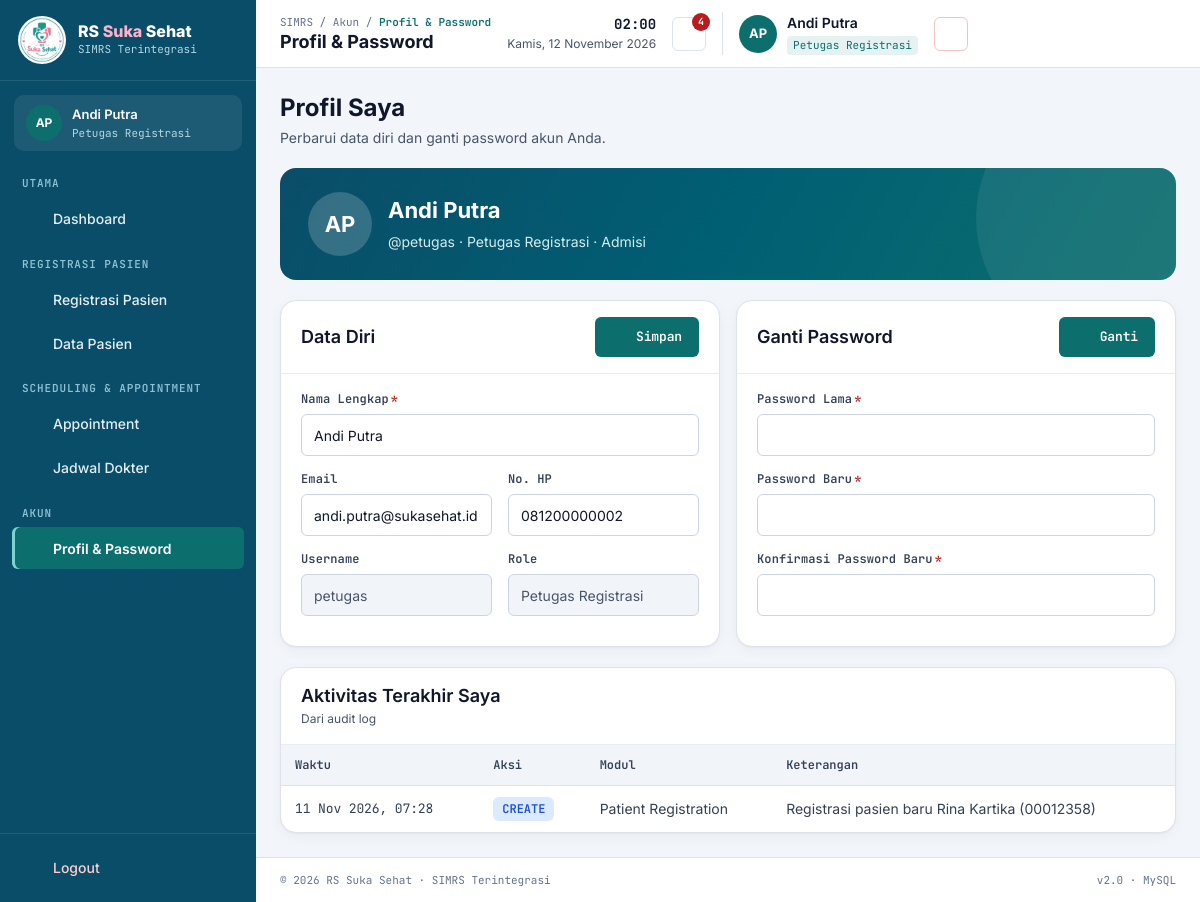
Page /portal.php?page=profil (signed in) on the committed database.
### tables this page shows
CREATE TABLE `users` (
  `id`            INT AUTO_INCREMENT PRIMARY KEY,
  `username`      VARCHAR(50)  NOT NULL UNIQUE,
  `password_hash` VARCHAR(255) NOT NULL,
  `full_name`     VARCHAR(120) NOT NULL,
  `email`         VARCHAR(120) NULL,
  `phone`         VARCHAR(20)  NULL,
  `role_id`       INT NOT NULL,
  `unit`          VARCHAR(80)  NULL,
  `is_active`     TINYINT(1) NOT NULL DEFAULT 1,
  `last_login`    DATETIME NULL,
  `created_at`    DATETIME NOT NULL DEFAULT CURRENT_TIMESTAMP,
  `updated_at`    DATETIME NULL ON UPDATE CURRENT_TIMESTAMP,
  FOREIGN KEY (`role_id`) REFERENCES `roles`(`id`)
);

CREATE TABLE `roles` (
  `id`          INT AUTO_INCREMENT PRIMARY KEY,
  `code`        VARCHAR(40)  NOT NULL UNIQUE,
  `name`        VARCHAR(80)  NOT NULL,
  `description` VARCHAR(255) NULL
);

CREATE TABLE `audit_logs` (
  `id`          BIGINT AUTO_INCREMENT PRIMARY KEY,
  `user_id`     INT NULL,
  `username`    VARCHAR(50) NULL,
  `action`      VARCHAR(40) NOT NULL,
  `module`      VARCHAR(60) NOT NULL,
  `description` VARCHAR(255) NULL,
  `ip_address`  VARCHAR(45) NULL,
  `created_at`  DATETIME NOT NULL DEFAULT CURRENT_TIMESTAMP,
  INDEX (`created_at`),
  FOREIGN KEY (`user_id`) REFERENCES `users`(`id`) ON DELETE SET NULL
);

### config/database.php (called while the page is built, shortened)
<?php
function db(): PDO
{
    static $pdo = null;
    if ($pdo === null) {
        $dsn = 'mysql:host=' . DB_HOST . ';port=' . DB_PORT . ';dbname=' . DB_NAME . ';charset=utf8mb4';
        $pdo = new PDO($dsn, DB_USER, DB_PASS, [
            PDO::ATTR_ERRMODE            => PDO::ERRMODE_EXCEPTION,
            PDO::ATTR_DEFAULT_FETCH_MODE => PDO::FETCH_ASSOC,
            PDO::ATTR_EMULATE_PREPARES   => false,
        ]);
    }
    return $pdo;
}

### pages/profile.php (the view, shortened to what this page needs)
<?php
$me   = q_one('SELECT u.*, r.name role_name FROM users u JOIN roles r ON r.id=u.role_id WHERE u.id=?', [$user['id']]);
$logs = q_all('SELECT * FROM audit_logs WHERE user_id=? ORDER BY created_at DESC LIMIT 8', [$user['id']]);
layout_start($PAGE['title'], $PAGE['key'], $PAGE['section']);
?>
<div class="content">
  <div class="page-head"><div><h2>Profil Saya</h2><p>Perbarui data diri dan ganti password akun Anda.</p></div></div>
  <section class="welcome" style="margin-bottom:20px">
    <div style="display:flex;gap:16px;align-items:center;position:relative;z-index:1">
      <div class="avatar" style="width:64px;height:64px;font-size:22px;background:rgba(255,255,255,.18)"><?= e(initials($me['full_name'])) ?></div>
      <div><h2><?= e($me['full_name']) ?></h2><p>@<?= e($me['username']) ?> · <?= e($me['role_name']) ?> · <?= e($me['unit']) ?></p></div>
    </div>
  </section>
  <section class="grid grid-2e mb">
    <form method="post" class="card">
      <div class="card-head"><h3>Data Diri</h3><button class="btn btn-primary"><?= icon('check', 16) ?> Simpan</button></div>
      <div class="card-body">
        <div class="field"><label>Nama Lengkap</label><input name="full_name" value="<?= e($me['full_name']) ?>" required></div>
        <div class="form-grid">
          <div class="field"><label>Email</label><input name="email" type="email" value="<?= e($me['email']) ?>"></div>
          <div class="field"><label>No. HP</label><input name="phone" value="<?= e($me['phone']) ?>"></div>
        </div>
        <div class="form-grid">
          <div class="field"><label>Username</label><input value="<?= e($me['username']) ?>" disabled></div>
          <div class="field"><label>Role</label><input value="<?= e($me['role_name']) ?>" disabled></div>
        </div>
      </div>
    </form>
    <form method="post" class="card">
      <div class="card-head"><h3>Ganti Password</h3><button class="btn btn-primary"><?= icon('key', 16) ?> Ganti</button></div>
      <div class="card-body">
        <div class="field"><label>Password Lama</label><input name="old" type="password" required></div>
        <div class="field"><label>Password Baru</label><input name="new" type="password" required minlength="<?= (int)setting('password_min_length', 8) ?>"></div>
        <div class="field"><label>Konfirmasi Password Baru</label><input name="confirm" type="password" required></div>
      </div>
    </form>
  </section>
  <div class="card">
    <div class="card-head"><div><h3>Aktivitas Terakhir Saya</h3><p>Dari audit log</p></div></div>
    <div class="table-wrap"><table class="table">
      <thead><tr><th>Waktu</th><th>Aksi</th><th>Modul</th><th>Keterangan</th></tr></thead>
      <tbody>
        <?php foreach ($logs as $l): ?><tr><td class="mono"><?= tgl($l['created_at'], true) ?></td><td><span class="badge info"><?= e($l['action']) ?></span></td><td><?= e($l['module']) ?></td><td><?= e($l['description']) ?></td></tr><?php endforeach; ?>
      </tbody>
    </table></div>
  </div>
</div>
<?php layout_end();

### includes/layout.php (shortened to what this page needs)
<?php
function notif_count(string $role): int
{
    try {
        switch ($role) {
            case 'petugas_registrasi': return (int)q_val("SELECT COUNT(*) FROM visits WHERE DATE(visit_date)=CURDATE() AND status='menunggu'");
        }
    } catch (Throwable $e) { return 0; }
}
function layout_start(string $title, string $activeKey, string $section = ''): void
{
    $u     = current_user();
    $menus = role_menus($u['role']);
    $notif = notif_count($u['role']);
    $hosp  = setting('hospital_name', 'RS Suka Sehat');
    ?>
<!doctype html>
<html lang="id">
<head>
<link rel="stylesheet" href="assets/simrs.css">
</head>
<body>
<div class="app">
  <aside class="sidebar" id="sidebar">
    <div class="sb-brand">
      <img src="assets/logo.png" alt="Logo">
      <div><strong>RS <span>Suka</span> Sehat</strong><small>SIMRS Terintegrasi</small></div>
    </div>
    <div class="sb-user">
      <div class="avatar"><?= e(initials($u['name'])) ?></div>
      <div><b title="<?= e($u['name']) ?>"><?= e($u['name']) ?></b><small><?= e($u['role_label']) ?></small></div>
    </div>
    <nav class="sb-nav">
      <?php foreach ($menus as [$sec, $items]): ?>
        <div class="sb-section"><?= e($sec) ?></div>
        <?php foreach ($items as $it): ?>
          <a class="sb-link <?= $it[0] === $activeKey ? 'active' : '' ?>" href="portal.php?page=<?= urlencode($it[0]) ?>"><?= icon($it[2]) ?><span><?= e($it[1]) ?></span></a>
        <?php endforeach; ?>
      <?php endforeach; ?>
    </nav>
    <div class="sb-foot"><a class="sb-link" href="logout.php" data-confirm="Anda akan keluar dari SIMRS. Lanjutkan?" data-confirm-title="Logout" data-confirm-ok="Logout"><?= icon('logout') ?><span>Logout</span></a></div>
  </aside>
  <div class="main">
    <header class="topbar">
      <div class="tb-title">
        <div class="breadcrumb">SIMRS<?= $section ? ' / ' . e($section) : '' ?> / <b><?= e($title) ?></b></div>
        <h1><?= e($title) ?></h1>
      </div>
      <div class="tb-date"><b id="clock"><?= date('H:i') ?></b><?= e(tgl_panjang()) ?></div>
      <a class="icon-btn tb-bell" href="portal.php?page=dashboard" title="Notifikasi"><?= icon('bell', 17) ?><?php if ($notif): ?><span class="dot"><?= $notif > 99 ? '99+' : $notif ?></span><?php endif; ?></a>
      <a class="tb-user" href="portal.php?page=profil">
        <div class="avatar"><?= e(initials($u['name'])) ?></div>
        <div><b><?= e($u['name']) ?></b><small><?= e($u['role_label']) ?></small></div>
      </a>
      <a class="icon-btn tb-logout" href="logout.php" title="Logout" data-confirm="Anda akan keluar dari SIMRS. Lanjutkan?" data-confirm-title="Logout" data-confirm-ok="Logout"><?= icon('logout', 17) ?></a>
    </header>
<?php
}
function layout_end(bool $footer = true): void
{
    ?>
    <?php if ($footer): ?><footer class="footer"><span>© <?= date('Y') ?> RS Suka Sehat · SIMRS Terintegrasi</span><span>v2.0 · MySQL</span></footer><?php endif; ?>
  </div>
</div>
</body>
</html>
<?php
}

### rows in the picture
users: full_name "AP", full_name "Andi Putra", role.name "Petugas Registrasi", username "petugas", unit "Admisi", email "andi.putra@sukasehat.id", phone "081200000002"
audit_logs: created_at "11 Nov 2026, 07:28", action "CREATE", module "Patient Registration", description "Registrasi pasien baru Rina Kartika (00012358)"

### other values in the picture
$sec "UTAMA"
$it[1] "Dashboard"
$sec "REGISTRASI PASIEN"
$it[1] "Registrasi Pasien"
$it[1] "Data Pasien"
$sec "SCHEDULING & APPOINTMENT"
$it[1] "Appointment"
$it[1] "Jadwal Dokter"
$sec "AKUN"
$it[1] "Profil & Password"
$section "Akun"
$title "Profil & Password"
tgl_panjang() "Kamis, 12 November 2026"
$notif "4"
